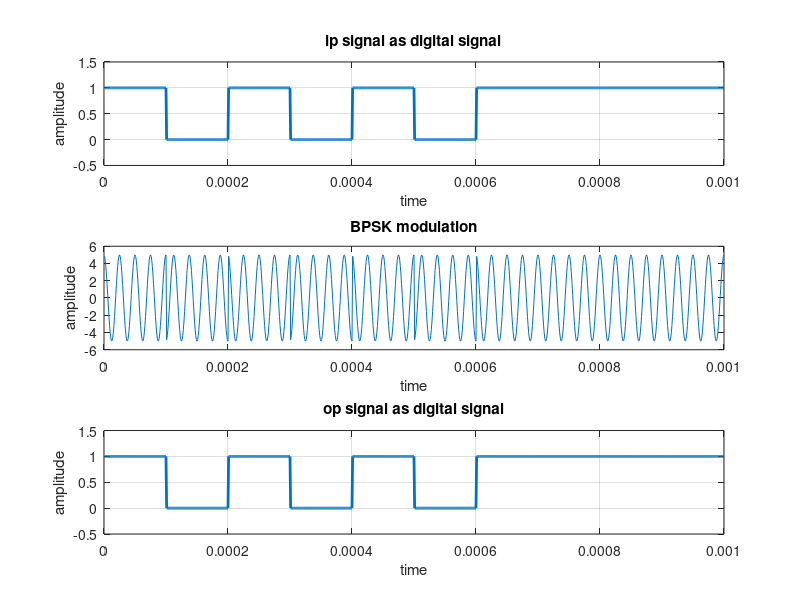

Recreate this plot in MATLAB.
clc;clear all;close all;
N=10;
x_ip= round(rand(1,N));
Tb=0.0001;

x_bit=[];
nb=100;
for n=1:1:N
    if x_ip(n)==1
        x_bitt=ones(1,nb);
    else x_ip(n)==0
       x_bitt=zeros(1,nb);
    end
    x_bit=[x_bit x_bitt];
end

t1=Tb/nb:Tb/nb:nb*N*(Tb/nb);
f1=figure(1);
set(f1,'color',[1 1 1]);
subplot(3,1,1);
plot(t1,x_bit,'LineWidth',2);grid on;
axis([0 Tb*N -0.5 1.5]);
xlabel('time');
ylabel('amplitude');
title('ip signal as digital signal');

%Modulation
Ac=5;
mc=4;
fc=mc*(1/Tb);
fi1=0;
fi2=pi;
t2=Tb/nb:Tb/nb:Tb;
t2L=length(t2);
x_mod=[];
for (i=1:1:N)
    if (x_ip(i)==1)
        x_mod0=Ac*cos(2*pi*fc*t2+fi1);
    else
        x_mod0=Ac*cos(2*pi*fc*t2+fi2);
    end
    x_mod=[x_mod x_mod0];
end

t3=Tb/nb:Tb/nb:Tb*N;
subplot(3,1,2);
plot(t3,x_mod);
xlabel('time');
ylabel('amplitude');
title('BPSK modulation');

x=x_mod;
h=1;
w=0;
y=h.*x+w;

%Demodulation
y_dem=[];
for n=t2L:t2L:length(y)
    t=Tb/nb:Tb/nb:Tb;
    c=cos(2*pi*fc*t);
    y_dem0=c.*y((n-(t2L-1)):n);
    t4=Tb/nb:Tb/nb:Tb;
    z=trapz(t4,y_dem0);
    A_dem=round((2*z/Tb));
    if (A_dem>Ac/2)
        A=1;
    else
        A=0;
    end
    y_dem=[y_dem A];
end
x_out=y_dem;

xx_bit=[];
for n=1:length(x_out);
    if x_out(n)==1
        xx_bitt=ones(1,nb);
    else x_out(n)==0
        xx_bitt=zeros(1,nb);
    end
    xx_bit=[xx_bit xx_bitt];
end

t4=Tb/nb:Tb/nb:nb*length(x_out)*(Tb/nb);
subplot(3,1,3);
plot(t4,xx_bit,'LineWidth',2);grid on;
axis([0 Tb*length(x_out) -0.5 1.5]);
xlabel('time')
ylabel('amplitude')
title('op signal as digital signal')




